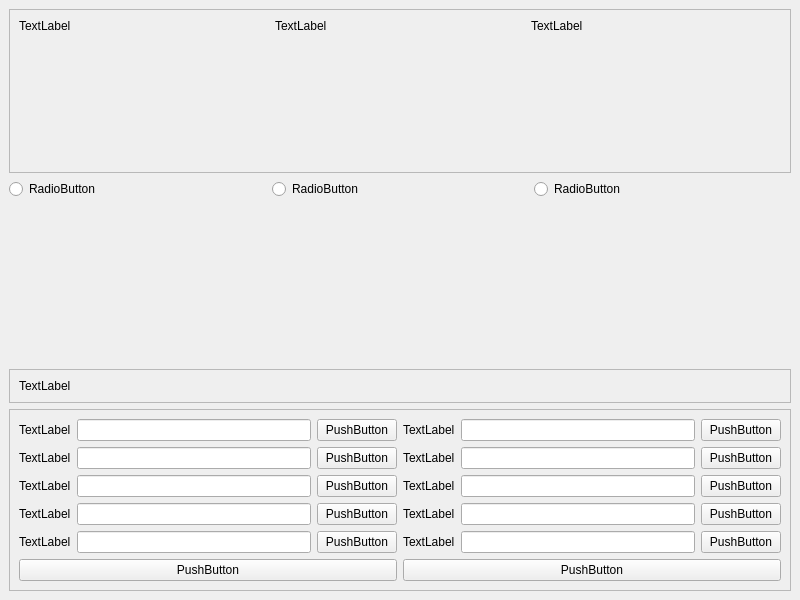
<?xml version="1.0" encoding="UTF-8"?>
<ui version="4.0">
 <class>MainWindow</class>
 <widget class="QMainWindow" name="MainWindow">
  <property name="geometry">
   <rect>
    <x>0</x>
    <y>0</y>
    <width>800</width>
    <height>600</height>
   </rect>
  </property>
  <property name="sizePolicy">
   <sizepolicy hsizetype="Fixed" vsizetype="Fixed">
    <horstretch>0</horstretch>
    <verstretch>0</verstretch>
   </sizepolicy>
  </property>
  <property name="windowTitle">
   <string>MainWindow</string>
  </property>
  <widget class="QWidget" name="centralwidget">
   <layout class="QVBoxLayout" name="verticalLayout_3">
    <item>
     <widget class="QFrame" name="frame_4">
      <property name="frameShape">
       <enum>QFrame::StyledPanel</enum>
      </property>
      <property name="frameShadow">
       <enum>QFrame::Raised</enum>
      </property>
      <layout class="QVBoxLayout" name="verticalLayout">
       <item>
        <layout class="QGridLayout" name="gridLayout_3">
         <item row="0" column="2">
          <widget class="QLabel" name="label_14">
           <property name="text">
            <string>TextLabel</string>
           </property>
          </widget>
         </item>
         <item row="0" column="0">
          <widget class="QLabel" name="label_12">
           <property name="text">
            <string>TextLabel</string>
           </property>
          </widget>
         </item>
         <item row="0" column="1">
          <widget class="QLabel" name="label_13">
           <property name="text">
            <string>TextLabel</string>
           </property>
          </widget>
         </item>
        </layout>
       </item>
       <item>
        <spacer name="verticalSpacer">
         <property name="orientation">
          <enum>Qt::Vertical</enum>
         </property>
         <property name="sizeHint" stdset="0">
          <size>
           <width>20</width>
           <height>40</height>
          </size>
         </property>
        </spacer>
       </item>
      </layout>
     </widget>
    </item>
    <item>
     <layout class="QHBoxLayout" name="horizontalLayout_7">
      <item>
       <widget class="QRadioButton" name="radioButton_2">
        <property name="text">
         <string>RadioButton</string>
        </property>
       </widget>
      </item>
      <item>
       <widget class="QRadioButton" name="radioButton_3">
        <property name="text">
         <string>RadioButton</string>
        </property>
       </widget>
      </item>
      <item>
       <widget class="QRadioButton" name="radioButton">
        <property name="text">
         <string>RadioButton</string>
        </property>
       </widget>
      </item>
     </layout>
    </item>
    <item>
     <spacer name="verticalSpacer_2">
      <property name="orientation">
       <enum>Qt::Vertical</enum>
      </property>
      <property name="sizeHint" stdset="0">
       <size>
        <width>20</width>
        <height>119</height>
       </size>
      </property>
     </spacer>
    </item>
    <item>
     <widget class="QFrame" name="frame_3">
      <property name="frameShape">
       <enum>QFrame::StyledPanel</enum>
      </property>
      <property name="frameShadow">
       <enum>QFrame::Raised</enum>
      </property>
      <layout class="QGridLayout" name="gridLayout_2">
       <item row="0" column="0">
        <widget class="QLabel" name="label_11">
         <property name="text">
          <string>TextLabel</string>
         </property>
        </widget>
       </item>
      </layout>
     </widget>
    </item>
    <item>
     <widget class="QFrame" name="frame">
      <property name="frameShape">
       <enum>QFrame::StyledPanel</enum>
      </property>
      <property name="frameShadow">
       <enum>QFrame::Raised</enum>
      </property>
      <layout class="QGridLayout" name="gridLayout_4">
       <item row="0" column="0">
        <layout class="QVBoxLayout" name="verticalLayout_2">
         <item>
          <layout class="QHBoxLayout" name="horizontalLayout">
           <item>
            <widget class="QLabel" name="label_6">
             <property name="text">
              <string>TextLabel</string>
             </property>
            </widget>
           </item>
           <item>
            <widget class="QLineEdit" name="lineEdit_6"/>
           </item>
           <item>
            <widget class="QPushButton" name="pushButton_6">
             <property name="text">
              <string>PushButton</string>
             </property>
            </widget>
           </item>
           <item>
            <widget class="QLabel" name="label">
             <property name="text">
              <string>TextLabel</string>
             </property>
            </widget>
           </item>
           <item>
            <widget class="QLineEdit" name="lineEdit"/>
           </item>
           <item>
            <widget class="QPushButton" name="pushButton">
             <property name="text">
              <string>PushButton</string>
             </property>
            </widget>
           </item>
          </layout>
         </item>
         <item>
          <layout class="QHBoxLayout" name="horizontalLayout_2">
           <item>
            <widget class="QLabel" name="label_7">
             <property name="text">
              <string>TextLabel</string>
             </property>
            </widget>
           </item>
           <item>
            <widget class="QLineEdit" name="lineEdit_7"/>
           </item>
           <item>
            <widget class="QPushButton" name="pushButton_7">
             <property name="text">
              <string>PushButton</string>
             </property>
            </widget>
           </item>
           <item>
            <widget class="QLabel" name="label_2">
             <property name="text">
              <string>TextLabel</string>
             </property>
            </widget>
           </item>
           <item>
            <widget class="QLineEdit" name="lineEdit_2"/>
           </item>
           <item>
            <widget class="QPushButton" name="pushButton_2">
             <property name="text">
              <string>PushButton</string>
             </property>
            </widget>
           </item>
          </layout>
         </item>
         <item>
          <layout class="QHBoxLayout" name="horizontalLayout_3">
           <item>
            <widget class="QLabel" name="label_3">
             <property name="text">
              <string>TextLabel</string>
             </property>
            </widget>
           </item>
           <item>
            <widget class="QLineEdit" name="lineEdit_8"/>
           </item>
           <item>
            <widget class="QPushButton" name="pushButton_3">
             <property name="text">
              <string>PushButton</string>
             </property>
            </widget>
           </item>
           <item>
            <widget class="QLabel" name="label_8">
             <property name="text">
              <string>TextLabel</string>
             </property>
            </widget>
           </item>
           <item>
            <widget class="QLineEdit" name="lineEdit_3"/>
           </item>
           <item>
            <widget class="QPushButton" name="pushButton_8">
             <property name="text">
              <string>PushButton</string>
             </property>
            </widget>
           </item>
          </layout>
         </item>
         <item>
          <layout class="QHBoxLayout" name="horizontalLayout_4">
           <item>
            <widget class="QLabel" name="label_4">
             <property name="text">
              <string>TextLabel</string>
             </property>
            </widget>
           </item>
           <item>
            <widget class="QLineEdit" name="lineEdit_4"/>
           </item>
           <item>
            <widget class="QPushButton" name="pushButton_9">
             <property name="text">
              <string>PushButton</string>
             </property>
            </widget>
           </item>
           <item>
            <widget class="QLabel" name="label_9">
             <property name="text">
              <string>TextLabel</string>
             </property>
            </widget>
           </item>
           <item>
            <widget class="QLineEdit" name="lineEdit_9"/>
           </item>
           <item>
            <widget class="QPushButton" name="pushButton_4">
             <property name="text">
              <string>PushButton</string>
             </property>
            </widget>
           </item>
          </layout>
         </item>
         <item>
          <layout class="QHBoxLayout" name="horizontalLayout_5">
           <item>
            <widget class="QLabel" name="label_10">
             <property name="text">
              <string>TextLabel</string>
             </property>
            </widget>
           </item>
           <item>
            <widget class="QLineEdit" name="lineEdit_10"/>
           </item>
           <item>
            <widget class="QPushButton" name="pushButton_10">
             <property name="text">
              <string>PushButton</string>
             </property>
            </widget>
           </item>
           <item>
            <widget class="QLabel" name="label_5">
             <property name="text">
              <string>TextLabel</string>
             </property>
            </widget>
           </item>
           <item>
            <widget class="QLineEdit" name="lineEdit_5"/>
           </item>
           <item>
            <widget class="QPushButton" name="pushButton_5">
             <property name="text">
              <string>PushButton</string>
             </property>
            </widget>
           </item>
          </layout>
         </item>
         <item>
          <layout class="QHBoxLayout" name="horizontalLayout_6">
           <item>
            <widget class="QPushButton" name="pushButton_12">
             <property name="text">
              <string>PushButton</string>
             </property>
            </widget>
           </item>
           <item>
            <widget class="QPushButton" name="pushButton_11">
             <property name="text">
              <string>PushButton</string>
             </property>
            </widget>
           </item>
          </layout>
         </item>
        </layout>
       </item>
      </layout>
     </widget>
    </item>
   </layout>
  </widget>
 </widget>
 <resources/>
 <connections/>
</ui>
